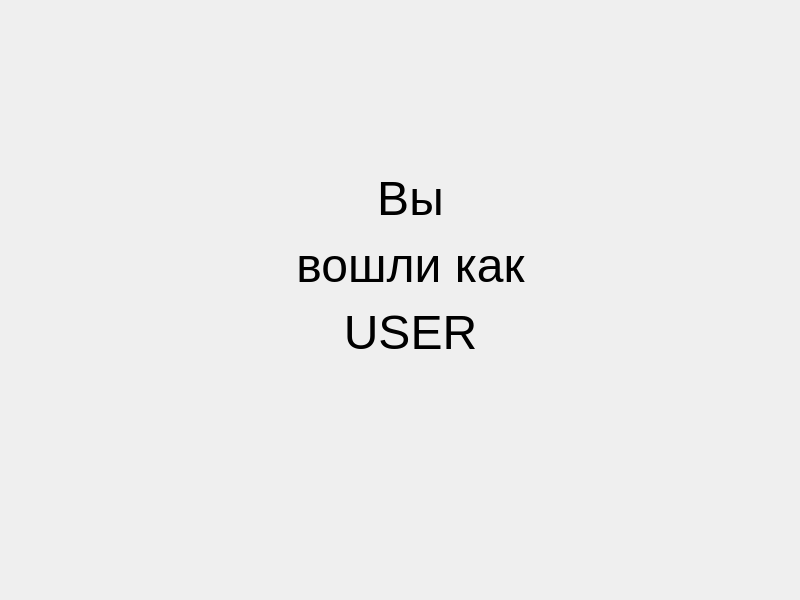
<?xml version="1.0" encoding="UTF-8"?>
<ui version="4.0">
 <class>MainWindow</class>
 <widget class="QMainWindow" name="MainWindow">
  <property name="geometry">
   <rect>
    <x>0</x>
    <y>0</y>
    <width>800</width>
    <height>600</height>
   </rect>
  </property>
  <property name="windowTitle">
   <string>MainWindow</string>
  </property>
  <widget class="QWidget" name="centralwidget">
   <widget class="QLabel" name="label">
    <property name="geometry">
     <rect>
      <x>90</x>
      <y>60</y>
      <width>641</width>
      <height>411</height>
     </rect>
    </property>
    <property name="text">
     <string>&lt;html&gt;&lt;head/&gt;&lt;body&gt;&lt;p align=&quot;center&quot;&gt;&lt;span style=&quot; font-size:36pt;&quot;&gt;Вы&lt;/span&gt;&lt;/p&gt;&lt;p align=&quot;center&quot;&gt;&lt;span style=&quot; font-size:36pt;&quot;&gt;вошли как&lt;/span&gt;&lt;/p&gt;&lt;p align=&quot;center&quot;&gt;&lt;span style=&quot; font-size:36pt;&quot;&gt;USER&lt;/span&gt;&lt;/p&gt;&lt;/body&gt;&lt;/html&gt;</string>
    </property>
   </widget>
  </widget>
 </widget>
 <resources/>
 <connections/>
</ui>
